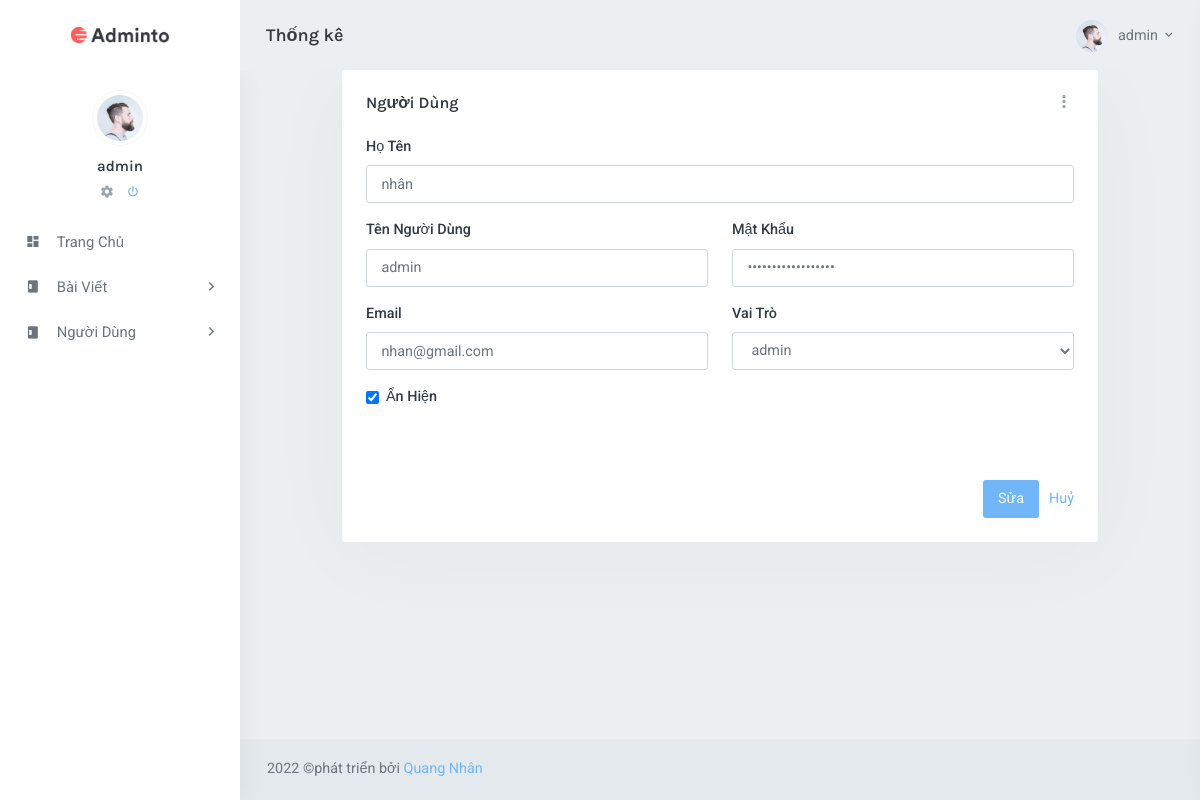
The page /admin/index.php?ctrl=users&act=edit&id=1 (signed in) on the database its author committed.
### tables this page shows
CREATE TABLE `users` (
  `idUser` int(11) NOT NULL COMMENT 'Mã user',
  `Username` varchar(30) NOT NULL COMMENT 'Tên đăng nhập',
  `Password` varchar(100) NOT NULL COMMENT 'Mật khẩu mã hóa bcrypt',
  `HoTen` varchar(50) NOT NULL COMMENT 'Họ và tên',
  `KichHoat` tinyint(1) DEFAULT NULL COMMENT 'Kích hoạt chưa, true =1 đã kích hoạt',
  `urlHinh` varchar(200) DEFAULT NULL COMMENT 'url hình',
  `Email` varchar(200) NOT NULL COMMENT 'địa chỉ email',
  `randomkey` varchar(255) NOT NULL,
  `VaiTro` tinyint(1) NOT NULL DEFAULT 0 COMMENT 'vai trò, 0 là sinh vien, 1 là admin',
  `AnHien` tinyint(1) DEFAULT 1 COMMENT 'ẩn hiện'
);

### system/database.php (called while the page is built, shortened)
<?php
class Model_db{
    function __construct(){
        try {
            $ConnectionOption = array
                (
                    PDO::MYSQL_ATTR_INIT_COMMAND => "SET NAMES 'utf8'",
                    PDO::ATTR_ERRMODE => PDO::ERRMODE_EXCEPTION,
                );
            $conn = new PDO ('mysql:host='.HOST_DB.';dbname='.NAME_DB.';charset=utf8', USER_DB, PASS_DB, $ConnectionOption);
            $conn->setAttribute(PDO::ATTR_ERRMODE, PDO::ERRMODE_EXCEPTION);
            return $conn;
        } catch(PDOException $e) {
          echo "Lỗi Kết Nối database: " . $e->getMessage();
        }
    }
    function result1($fe,$sql){
        $sqlValue = array_slice(func_get_args(),2);
        try {
            $conn = $this->__construct();
            $stmt = $conn->prepare($sql);
            $stmt->execute($sqlValue);
            if($fe===0)return $stmt->fetchAll();elseif($fe===1)return $stmt->fetch(PDO::FETCH_ASSOC);
        } catch (PDOException $e) {
            echo "Lỗi: " . $e->getMessage();
        }
        finally{
            unset($conn);
        }
    }
}

### admin/models/users.php (called while the page is built, shortened)
<?php
class Model_Users extends Model_db{
    function showOneUser($id)
    {
        $sql = "SELECT * FROM users WHERE idUser=?";
        return $this->result1(1,$sql,$id);
    }
}

### admin/views/users_edit.php (the view, shortened to what this page needs)
<div class="content-page">
                <div class="content">
                    <div class="container-fluid">
                        <div class="row d-flex justify-content-center">
                            <div class="col-xl-10">
                                <div class="card-box">
                                    <div class="dropdown float-right">
                                        <a href="#" class="dropdown-toggle arrow-none card-drop" data-toggle="dropdown" aria-expanded="false">
                                            <i class="mdi mdi-dots-vertical"></i>
                                        </a>
                                    </div>
                                    <h4 class="header-title mt-0 mb-3">Người Dùng</h4>
                                    <form data-parsley-validate novalidate method="post" enctype="multipart/form-data">
                                        <div class="row">
                                            <div class="col-lg-12">
                                                <div class="form-group">
                                                    <label for="">Họ Tên</label>
                                                    <input type="text" name="HoTen" value="<?=$oneRecode['HoTen']?>" parsley-trigger="change" required
                                                        placeholder="Nhập họ tên" class="form-control" id="userName">
                                                </div>
                                            </div>
                                        </div>
                                        <div class="row">
                                            <div class="col-lg-6">
                                                <div class="form-group">
                                                    <label for="">Tên Người Dùng</label>
                                                    <input  type="text" name="Username"  value="<?=$oneRecode['Username']?>" parsley-trigger="change" required
                                                        placeholder="Nhập tên người dùng" class="form-control" id="emailAddress">
                                                </div>
                                            </div>
                                            <div class="col-lg-6">
                                                <div class="form-group">
                                                    <label for="">Mật Khẩu</label>
                                                    <input  type="password" name="Password"  value="<?=$oneRecode['Password']?>" parsley-trigger="change" required
                                                        placeholder="Nhập tên người dùng" class="form-control" id="emailAddress">
                                                </div>
                                            </div>
                                        </div>
                                        <div class="row">
                                            <div class="col-lg-6">
                                                <div class="form-group">
                                                    <label for="">Email</label>
                                                    <input  type="text" name="Email"  value="<?=$oneRecode['Email']?>" parsley-trigger="change" required
                                                        placeholder="Nhập email" class="form-control" id="emailAddress">
                                                </div>
                                            </div>
                                            <div class="col-lg-6">
                                                    <div class="form-group">
                                                        <label for="">Vai Trò</label>
                                                      <select class="form-control" name="VaiTro" id="">
                                                        <?php
                                                            $arrayRole = ["0"=>"admin","1"=>"subadmin","2"=>"Người Dùng"];
                                                            foreach ($arrayRole as $key => $value) {
                                                                if($oneRecode['VaiTro'] ==  $key){
                                                                    echo '<option selected>'.$value.'</option>';
                                                                }else{
                                                                    echo '<option >'.$value.'</option>';
                                                                }
                                                            }
                                                        ?>
                                                      </select>
                                                    </div>
                                            </div>
                                        </div>
                                        <div class="row">
                                            <div class="col-lg-6">
                                                <div class="form-check">
                                                  <label class="form-check-label">
                                                    <input type="checkbox" <?php echo (($oneRecode['AnHien'] == "1") ? 'checked': '');  ?> class="form-check-input" name="AnHien" id=""  >
                                                    Ẩn Hiện
                                                  </label>
                                                </div>
                                            </div>
                                        </div>
                                        <div class="form-group text-right mb-0 mt-5">
                                            <input type="submit" name="them" class="btn btn-primary waves-effect waves-light mr-1" value="Sửa">
                                           <a href="?ctrl=baiviet&act=index" clas="btn btn-secondary waves-effect waves-light">Huỷ</a>
                                        </div>
                                    </form>
                                </div>
                            </div>
                        </div>
                    </div>
                </div>
            </div>

### rows shown on the page
users: HoTen "nhân", Username "admin", Email "nhan@gmail.com", VaiTro "admin", AnHien "☑"

### other values the page prints
$_SESSION['suser'] "admin"
